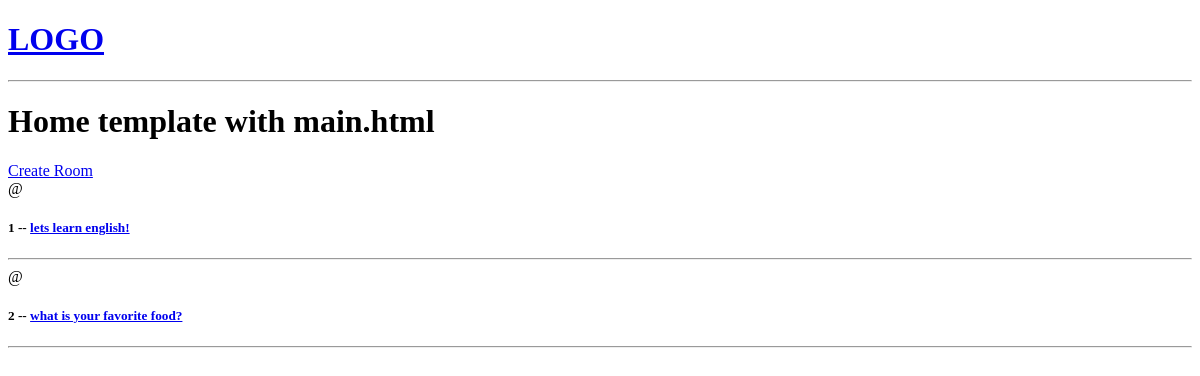
The app's page /, older data.
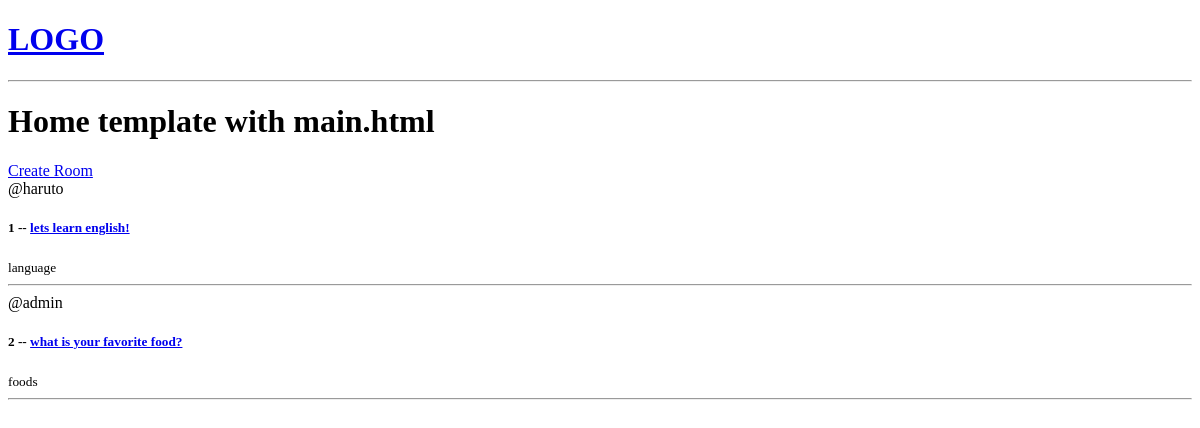
The same page, newer data.
### base/models.py (models this page shows, shortened)
class Room(models.Model):
    host = models.ForeignKey(User, on_delete=models.SET_NULL, null=True)
    topic = models.ForeignKey(Topic, on_delete=models.SET_NULL, null=True)
    name = models.CharField(max_length=100)
    description = models.TextField(null=True, blank=True)
    updated = models.DateTimeField(auto_now=True)
    created = models.DateTimeField(auto_now_add=True)

class Topic(models.Model):
    name = models.CharField(max_length=100)

### base/views.py (the view)
# urls.py: path('', views.home, name='home'),
def home(request):
    rooms = Room.objects.all()
    context = {'rooms': rooms}
    return render(request, 'base/home.html', context)

### base/templates/base/home.html
{% extends 'main.html' %}
{% block content %}
    <h1>Home template with main.html</h1>
    <div>
        <a href="{% url 'create-room' %}">Create Room</a>
        <div>
            {% for room in rooms %}
                <div>
                    <span>@{{room.host.username}}</span>
                    <h5>{{room.id}} -- <a href="{% url 'room' room.id %}">{{room.name}}</a></h5>
                    <small>{{room.topic.name}}</small>
                    <hr>
                </div>
            {% endfor %}
        </div>
    </div>
{% endblock content %}

### templates/main.html (shortened to what this page needs)
<!DOCTYPE html>
<html lang="en">
<head>
</head>
<body>
    {% include 'navbar.html' %}
    {% block content %}
    {% endblock content %}
</body>
</html>

### templates/navbar.html
<a href="/">
    <h1>LOGO</h1>
</a>
<hr>

Row changes from the older to the newer data that the page shows:
changed Room "lets learn english!": host.username (not shown) → "haruto"; topic.name (not shown) → "language"
changed Room "what is your favorite food?": host.username (not shown) → "admin"; topic.name (not shown) → "foods"
